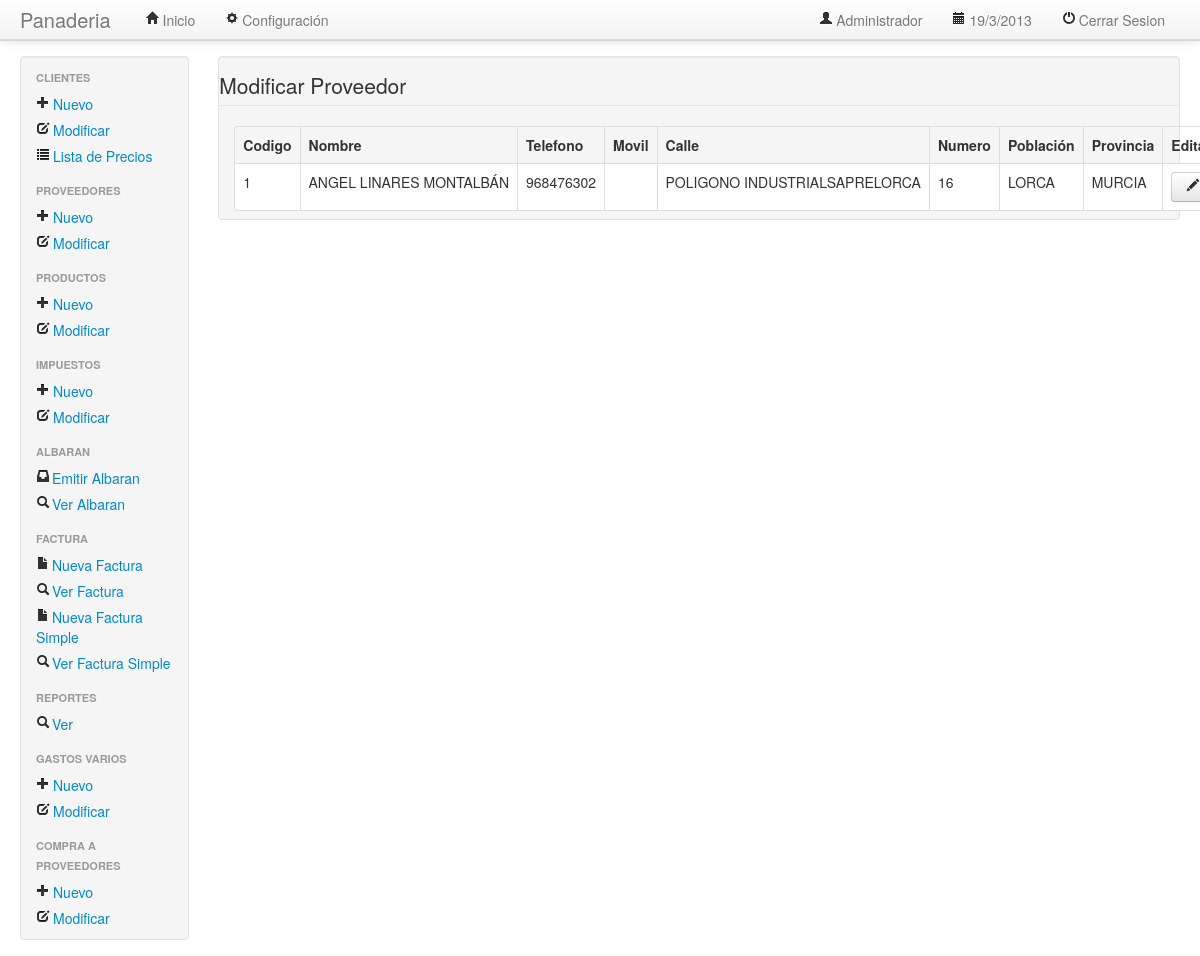
Screenshot of /main.php?iu=modtablaproveedor.php&dir=proveedor&mdir=negocios (signed in) with the database file from the repository.
### tables this page shows
CREATE TABLE `proveedor` (
  `idproveedor` bigint(10) NOT NULL AUTO_INCREMENT,
  `nombre` varchar(50) NOT NULL,
  `iddomicilio` bigint(10) NOT NULL,
  `provincia` varchar(50) DEFAULT NULL,
  PRIMARY KEY (`idproveedor`)
);

CREATE TABLE `telefono_proveedor` (
  `idtelefono` bigint(10) NOT NULL AUTO_INCREMENT,
  `numerotelprov` varchar(50) NOT NULL DEFAULT '',
  `idproveedor` bigint(10) NOT NULL,
  `movil` varchar(50) DEFAULT NULL,
  PRIMARY KEY (`idtelefono`)
);

CREATE TABLE `domicilio` (
  `iddomicilio` bigint(10) NOT NULL AUTO_INCREMENT,
  `calle` varchar(100) NOT NULL,
  `numero` varchar(10) NOT NULL,
  `localidad` varchar(100) NOT NULL,
  PRIMARY KEY (`iddomicilio`)
);

### negocios/proveedor/modtablaproveedor.php (the view, shortened to what this page needs)
<?php
$query = "SELECT proveedor.iddomicilio, proveedor.idproveedor, proveedor.nombre, proveedor.provincia, domicilio.calle, domicilio.localidad, domicilio.numero ,telefono_proveedor.numerotelprov, telefono_proveedor.movil
FROM proveedor
INNER JOIN domicilio
ON proveedor.iddomicilio = domicilio.iddomicilio
INNER JOIN telefono_proveedor
ON telefono_proveedor.idproveedor = proveedor.idproveedor
ORDER BY proveedor.nombre
";
$result = mysql_query($query);
?>
<legend>Modificar Proveedor</legend>
<table style="margin: 15px 0px 0px 15px; width: 98%;" class="table table-bordered">
    <tr>
        <th style="font-weight: bold;">
            Codigo
        </th>
        <th style="font-weight: bold;">
            Nombre
        </th>
        <th style="font-weight: bold;">
            Telefono
        </th>
        <th style="font-weight: bold;">
            Movil
        </th>
        <th style="font-weight: bold;">
            Calle
        </th>
        <th style="font-weight: bold;">
            Numero
        </th>
        <th style="font-weight: bold;">
            Población
        </th>
        <th style="font-weight: bold;">
            Provincia
        </th>
        <th style="font-weight: bold;">
            Editar
        </th>
    </tr>
    <tbody style="background-color: #ffffff;">
<?php while ($fila = mysql_fetch_assoc($result)) { ?>
            <tr>
                <td>
    <?php echo $fila['idproveedor']; ?>
                </td>
                <td>
    <?php echo $fila['nombre']; ?>
                </td>
                <td>
    <?php echo $fila['numerotelprov']; ?>
                </td>
                <td>
                </td>
                <td>
    <?php echo $fila['calle']; ?>
                </td>
                <td>
    <?php echo $fila['numero']; ?>
                </td>
                <td>
    <?php echo $fila['localidad']; ?>
                </td>
                <td>
    <?php echo $fila['provincia']; ?>
                </td>
                <td>
                    <a class="btn" href=<?php echo "main.php?iu=modproveedor.php&mdir=vistas&dir=proveedor&idproveedor=" . $fila['idproveedor'] . "&nombre=" . $fila['nombre'] . "" . "&telefono=" . $fila['numerotelprov'] . "" . "&movil=" . $fila['movil'] . "" . "&calle=" . $fila['calle'] . "" . "&numero=" . $fila['numero'] . "" . "&localidad=" . $fila['localidad'] . "" . "&iddomicilio=" . $fila['iddomicilio'] . "" . "&provincia=" . $fila['provincia']; ?>><i class="icon-pencil"></i></a>
                </td>
            </tr>
<?php } ?>
    </tbody>
</table>

### rows the page displays
proveedor: idproveedor "1", nombre "ANGEL LINARES MONTALBÁN", telefono_proveedor.numerotelprov "968476302", iddomicilio.calle "POLIGONO INDUSTRIALSAPRELORCA", iddomicilio.numero "16", iddomicilio.localidad "LORCA", provincia "MURCIA"
